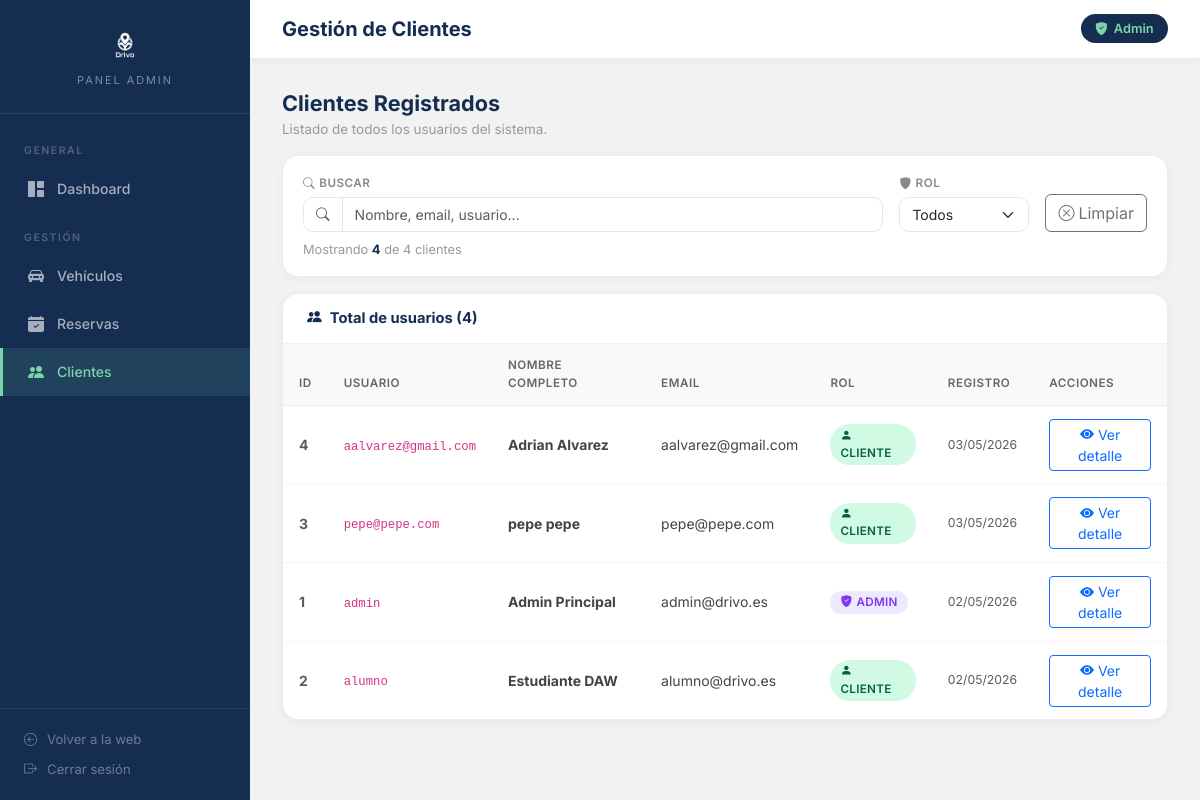
/Controller/admin/clientes_admin.php (signed in), run on an earlier commit of the app's database.
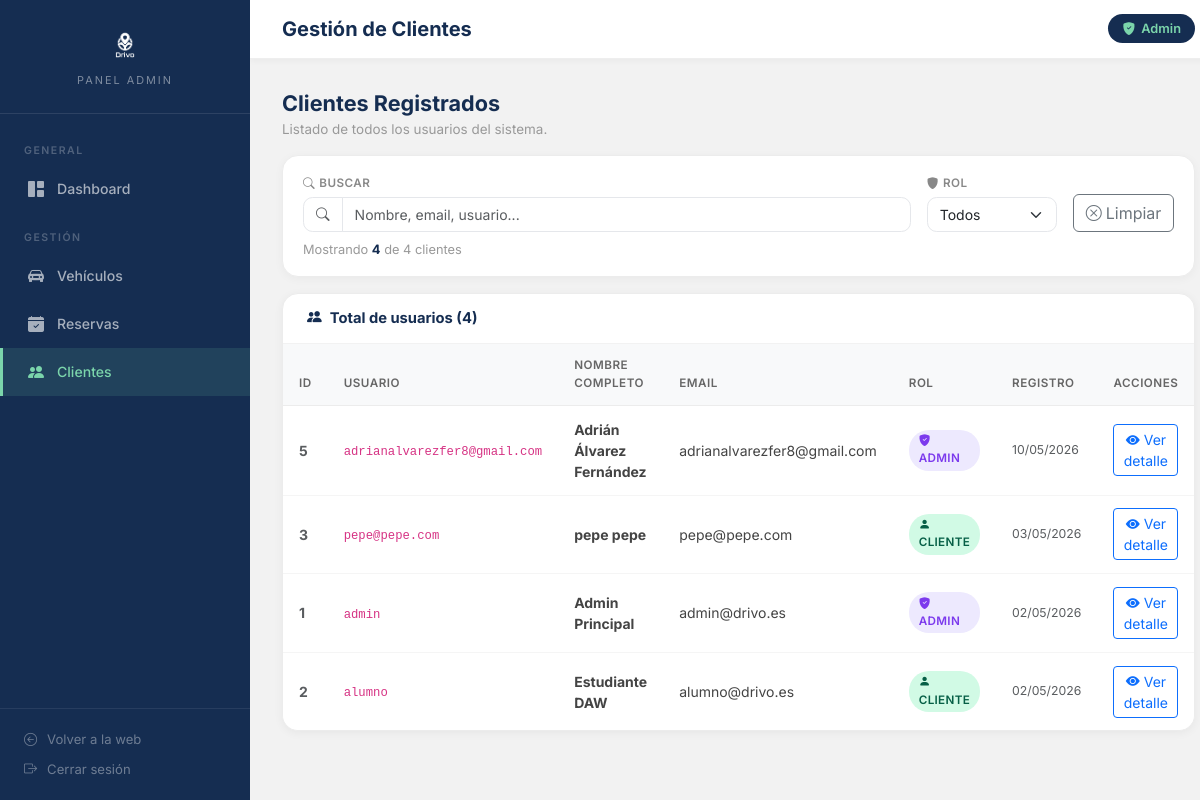
And on a later commit of the database.
### tables this page shows
CREATE TABLE IF NOT EXISTS `clientes` (
  `id` int(11) NOT NULL AUTO_INCREMENT,
  `usuario` varchar(50) NOT NULL,
  `passw` varchar(255) NOT NULL,
  `email` varchar(100) NOT NULL,
  `nombre` varchar(50) NOT NULL,
  `apellidos` varchar(100) NOT NULL,
  `rol` enum('admin','cliente') NOT NULL DEFAULT 'cliente',
  `fecha_registro` timestamp NOT NULL DEFAULT current_timestamp(),
  PRIMARY KEY (`id`),
  UNIQUE KEY `usuario` (`usuario`),
  UNIQUE KEY `email` (`email`)
);

### Controller/admin/clientes_admin.php (called while the page is built, shortened)
<?php
require_once '../../Model/Cliente.php';
$clientes = Cliente::getAll();
include '../../View/admin/clientes_view.php';

### Model/Cliente.php (called while the page is built, shortened)
<?php
class Cliente {
    private $id;
    private $usuario;
    private $email;
    private $nombre;
    private $apellidos;
    private $rol;
    private $fecha_registro;
    public function __construct($usuario = "", $passw = "", $email = "", $nombre = "", $apellidos = "", $rol = "cliente", $id = null, $fecha_registro = null) {
        $this->id = $id;
        $this->usuario = $usuario;
        $this->email = $email;
        $this->nombre = $nombre;
        $this->apellidos = $apellidos;
        $this->rol = $rol;
        $this->fecha_registro = $fecha_registro;
    }
    public function getId() { return $this->id; }
    public function getUsuario() { return $this->usuario; }
    public function getEmail() { return $this->email; }
    public function getNombre() { return $this->nombre; }
    public function getApellidos() { return $this->apellidos; }
    public function getRol() { return $this->rol; }
    public function getFechaRegistro() { return $this->fecha_registro; }
    public static function getAll() {
        $conexion = DrivoDB::connectDB();
        $resultado = $conexion->query("SELECT * FROM clientes ORDER BY fecha_registro DESC");
        $clientes = [];
        while ($registro = $resultado->fetch(PDO::FETCH_OBJ)) {
            $clientes[] = new Cliente($registro->usuario, $registro->passw, $registro->email,
                                      $registro->nombre, $registro->apellidos, $registro->rol,
                                      $registro->id, $registro->fecha_registro);
        }
        return $clientes;
    }
}
?>

### View/admin/clientes_view.php (the view, shortened to what the changed rows need)
<?php
include 'layout_top.php';
?>
<div class="admin-table-card">
    <div class="table-responsive">
        <table class="table table-hover" id="tabla-clientes">
            <thead>
                <tr>
                    <th>ID</th>
                    <th>Usuario</th>
                    <th>Nombre completo</th>
                    <th>Email</th>
                    <th>Rol</th>
                    <th>Registro</th>
                    <th>Acciones</th>
                </tr>
            </thead>
            <tbody>
                <?php if (empty($clientes)): ?>
                    <tr><td colspan="7" class="text-center text-muted py-4">No hay clientes registrados.</td></tr>
                <?php else: ?>
                    <?php foreach ($clientes as $c): ?>
                        <tr>
                            <td class="text-muted fw-bold"><?= $c->getId() ?></td>
                            <td><code><?= htmlspecialchars($c->getUsuario()) ?></code></td>
                            <td class="fw-bold"><?= htmlspecialchars($c->getNombre() . ' ' . $c->getApellidos()) ?></td>
                            <td><?= htmlspecialchars($c->getEmail()) ?></td>
                            <td>
                                <?php if ($c->getRol() === 'admin'): ?>
                                    <span class="estado-badge" style="background:#ede9fe;color:#7c3aed">
                                        <i class="bi bi-shield-fill-check me-1"></i>Admin
                                    </span>
                                <?php else: ?>
                                    <span class="estado-badge badge-activa">
                                        <i class="bi bi-person-fill me-1"></i>Cliente
                                    </span>
                                <?php endif; ?>
                            </td>
                            <td class="text-muted small">
                                <?= $c->getFechaRegistro() ? date('d/m/Y', strtotime($c->getFechaRegistro())) : 'N/A' ?>
                            </td>
                            <td>
                                <a href="/Proyecto/Controller/admin/cliente_detalle.php?id=<?= $c->getId() ?>"
                                   class="btn btn-sm btn-outline-primary">
                                    <i class="bi bi-eye-fill me-1"></i>Ver detalle
                                </a>
                            </td>
                        </tr>
                    <?php endforeach; ?>
                <?php endif; ?>
            </tbody>
        </table>
    </div>
</div>
<?php include 'layout_bottom.php'; ?>

What changed in the data, as far as the page shows it:
removed clientes: id "4", usuario "aalvarez@gmail.com", $c->getNombre() . ' ' . $c->getApellidos() "Adrian Alvarez", email "aalvarez@gmail.com", rol "cliente" (drawn), fecha_registro "03/05/2026"
added clientes: id "5", usuario "adrianalvarezfer8@gmail.com", $c->getNombre() . ' ' . $c->getApellidos() "Adrián Álvarez Fernández", email "adrianalvarezfer8@gmail.com", rol "admin" (drawn), fecha_registro "10/05/2026"
